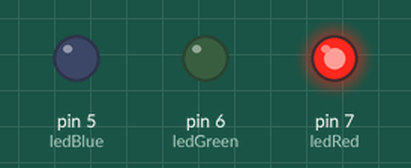
Simulated run of this sketch. Board: Arduino Uno, built with avr-gcc and run on an emulated ATmega328P. Shown: output pins drawn as LEDs (lit = HIGH).

Above: at 0.5 s.
At 1.5 s:
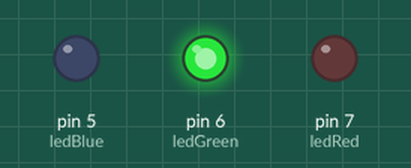
At 5.5 s:
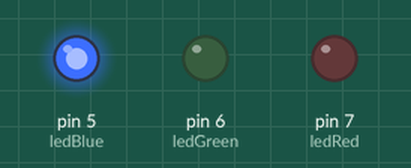
Timing chart, 0 to 6.9 s (numbered marks = the images above):
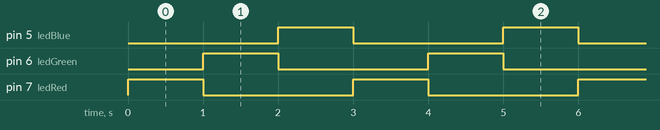

The sketch:

_00011_more_LEDS.ino
```cpp
// more LEDS

// declare your variables
int ledRed = 7;
int ledGreen = 6;
int ledBlue = 5;

// SETUP - runs only once
void setup()
{
  // open serial port for communications
  Serial.begin(9600);
  // declare inputs
  pinMode(ledRed, OUTPUT);
  pinMode(ledGreen, OUTPUT);
  pinMode(ledBlue, OUTPUT);
}

// LOOP - runs forever
void loop()
{
  // turns one LED on and others OFF
  digitalWrite(ledRed, HIGH);
  digitalWrite(ledGreen, LOW);
  digitalWrite(ledBlue, LOW);

  // wait
  delay(1000);

  // turns one LED on and others OFF
  digitalWrite(ledRed, LOW);
  digitalWrite(ledGreen, HIGH);
  digitalWrite(ledBlue, LOW);

  // wait
  delay(1000);

  // turns one LED on and others OFF
  digitalWrite(ledRed, LOW);
  digitalWrite(ledGreen, LOW);
  digitalWrite(ledBlue, HIGH);

  // wait
  delay(1000);
}
```

Measured:
- by itself, pin 5 (ledBlue), pin 6 (ledGreen), pin 7 (ledRed): alternates HIGH for 1.0 s and LOW for 2.0 s
- by itself, everything shown: repeats every 3.0 s, in 3 steps
